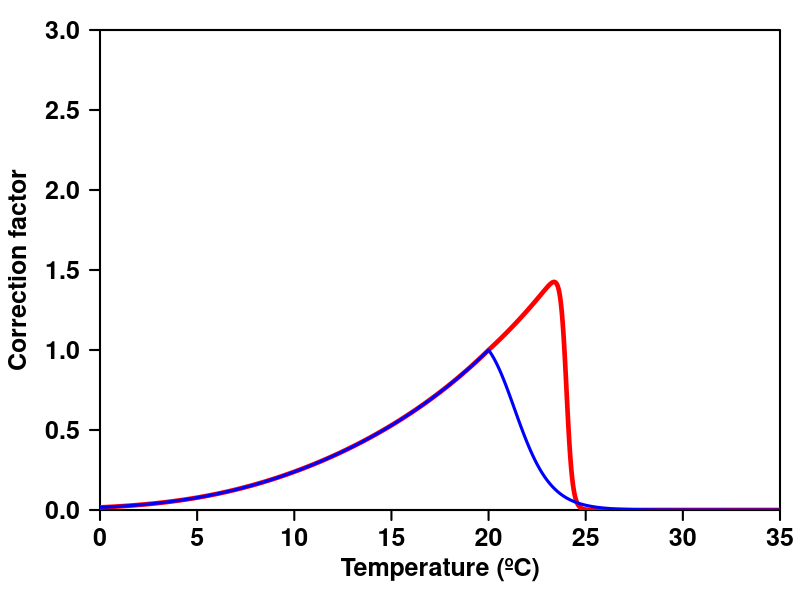

The R script that drew this image:
#=============================================================================#
# Name   : CT_curves_Engraulis_ringens
# Author : Jorge Flores-Valiente
# Date   : 
# Version:
# Aim    : Calculate and plot CT curve for DEB model
# URL    : 
#=============================================================================#
dirpath  <- 'C:/Users/jflores/Desktop/'
out_name <- 'CTcurves_Engraulis_ringens'

T_K    <- 273.15;     # Kelvin
T_ref  <- 20 + T_K;   # Kelvin
T_A    <- 9576

# Temperature range
Temp   <- seq(from = 0, to = 35, by = 0.01) + T_K; # Kelvin

text_size <- 1
CT_out <- matrix(data = NA, ncol = 4, nrow = length(Temp))
#=============================================================================#
#===================== Do not change anything from here ======================#
#=============================================================================#
png(filename = paste0(dirpath, out_name, '.png'), width = 850, height = 550, res = 120)
par(mar = c(4.5,5,1.5,1))
plot(Temp, type = 'n', axes = F, xlab = '', ylab = '', xaxs = 'i', yaxs = 'i', xlim = c(0,35), ylim = c(0,3))
axis(1, font = 2, lwd.ticks = 2, cex = 2, cex.axis = 1.5)
axis(2, font = 2, lwd.ticks = 2, cex = 2, cex.axis = 1.5, las = 2)
box(lwd = 2)
mtext(side = 1, line = 2.5, font = 2, cex = 1.5, text = 'Temperature (ºC)')
mtext(side = 2, line = 3.5, font = 2, cex = 1.5, text = 'Correction factor')

#===== CASE 2 =====#
# Parameters
T_L  <- 6 + T_K     # K Lower temp boundary
T_H  <- 24 + T_K    # K Upper temp boundary
T_A  <- T_A        # K Arrhenius temperature
T_AL <- 20000       # K Arrh. temp for lower boundary
T_AH <- 190000*3    # K Arrh. temp for upper boundary

s_A = exp(T_A/T_ref - T_A/Temp)  # Arrhenius factor

# 1-parameter correction factor
TC_1 = s_A

# 5-parameter correction factor
if(T_L > T_ref || T_H < T_ref){
  warning('Warning : invalid parameter combination, T_L > T_ref and/or T_H < T_ref\n')
}

s_L_ratio <- (1 + exp(T_AL/T_ref - T_AL/T_L)) / (1 + exp(T_AL/Temp - T_AL/T_L))
s_H_ratio <- (1 + exp(T_AH/T_H - T_AH/T_ref)) / (1 + exp(T_AH/T_H - T_AH/Temp))
TC_5      <- s_A * ((Temp <= T_ref) * s_L_ratio + (Temp > T_ref) * s_H_ratio)
TC_ring2  <- TC_5
lines(Temp - T_K, TC_5, lwd = 4.5, col = 'red')

# text(2.5, 2.8, adj = 0, font = 2, col = 'red', cex = text_size, bquote(paste('T'[L]*' = ',  .(T_L-T_K))))
# text(2.5, 2.5, adj = 0, font = 2, col = 'red', cex = text_size, bquote(paste('T'[H]*' = ',  .(T_H-T_K))))
# text(2.5, 2.2, adj = 0, font = 2, col = 'red', cex = text_size, bquote(paste('T'[A]*' = ',  .(T_A))))
# text(2.5, 1.9, adj = 0, font = 2, col = 'red', cex = text_size, bquote(paste('T'[AL]*' = ', .(T_AL))))
# text(2.5, 1.6, adj = 0, font = 2, col = 'red', cex = text_size, bquote(paste('T'[AH]*' = ', .(T_AH))))
# text(2.5, 1.3, adj = 0, font = 2, col = 'red', cex = text_size, bquote(paste('TC'[max]*' = ', .(Temp[which.max(TC_5)]-T_K))))

#===== CASE 1 =====#
# Parameters
T_L  <- 6 + T_K     # K Lower temp boundary
T_H  <- 21 + T_K    # K Upper temp boundary
T_A  <- T_A        # K Arrhenius temperature
T_AL <- 20000       # K Arrh. temp for lower boundary
T_AH <- 190000/2    # K Arrh. temp for upper boundary

s_A = exp(T_A/T_ref - T_A/Temp)  # Arrhenius factor

# 1-parameter correction factor
TC_1 = s_A

# 5-parameter correction factor
if(T_L > T_ref || T_H < T_ref){
  warning('Warning : invalid parameter combination, T_L > T_ref and/or T_H < T_ref\n')
}

s_L_ratio <- (1 + exp(T_AL/T_ref - T_AL/T_L)) / (1 + exp(T_AL/Temp - T_AL/T_L))
s_H_ratio <- (1 + exp(T_AH/T_H - T_AH/T_ref)) / (1 + exp(T_AH/T_H - T_AH/Temp))
TC_5      <- s_A * ((Temp <= T_ref) * s_L_ratio + (Temp > T_ref) * s_H_ratio)
TC_ring1  <- TC_5
lines(Temp - T_K, TC_5, lwd = 3.0, col = 'blue')

# text(27, 2.8, adj = 0, font = 2, col = 'blue', cex = text_size, bquote(paste('T'[L]*' = ',  .(T_L-T_K))))
# text(27, 2.5, adj = 0, font = 2, col = 'blue', cex = text_size, bquote(paste('T'[H]*' = ',  .(T_H-T_K))))
# text(27, 2.2, adj = 0, font = 2, col = 'blue', cex = text_size, bquote(paste('T'[A]*' = ',  .(T_A))))
# text(27, 1.9, adj = 0, font = 2, col = 'blue', cex = text_size, bquote(paste('T'[AL]*' = ', .(T_AL))))
# text(27, 1.6, adj = 0, font = 2, col = 'blue', cex = text_size, bquote(paste('T'[AH]*' = ', .(T_AH))))
# text(27, 1.3, adj = 0, font = 2, col = 'blue', cex = text_size, bquote(paste('TC'[max]*' = ', .(Temp[which.max(TC_5)]-T_K))))

# #===== CURVE 3 =====#
# # Parameters
# T_L  <- 6 + T_K    # K Lower temp boundary
# T_H  <- 17 + T_K   # K Upper temp boundary
# T_A  <- T_A        # K Arrhenius temperature
# T_AL <- 20000      # K Arrh. temp for lower boundary
# T_AH <- 190000 / 4 # K Arrh. temp for upper boundary
# 
# s_A = exp(T_A/T_ref - T_A/Temp)  # Arrhenius factor
# 
# # 1-parameter correction factor
# TC_1 = s_A
# 
# # 5-parameter correction factor
# if(T_L > T_ref || T_H < T_ref){
#   warning('Warning : invalid parameter combination, T_L > T_ref and/or T_H < T_ref\n')
# }
# 
# s_L_ratio <- (1 + exp(T_AL/T_ref - T_AL/T_L)) / (1 + exp(T_AL/Temp - T_AL/T_L))
# s_H_ratio <- (1 + exp(T_AH/T_H - T_AH/T_ref)) / (1 + exp(T_AH/T_H - T_AH/Temp))
# TC_5      <- s_A * ((Temp <= T_ref) * s_L_ratio + (Temp > T_ref) * s_H_ratio)
# lines(Temp - T_K, TC_5, lwd = 2.0, col = 'green')
# 
# text(27, 2.8, adj = 0, font = 2, col = 'blue', cex = text_size, bquote(paste('T'[L]*' = ',  .(T_L-T_K))))
# text(27, 2.5, adj = 0, font = 2, col = 'blue', cex = text_size, bquote(paste('T'[H]*' = ',  .(T_H-T_K))))
# text(27, 2.2, adj = 0, font = 2, col = 'blue', cex = text_size, bquote(paste('T'[A]*' = ',  .(T_A))))
# text(27, 1.9, adj = 0, font = 2, col = 'blue', cex = text_size, bquote(paste('T'[AL]*' = ', .(T_AL))))
# text(27, 1.6, adj = 0, font = 2, col = 'blue', cex = text_size, bquote(paste('T'[AH]*' = ', .(T_AH))))
# text(27, 1.3, adj = 0, font = 2, col = 'blue', cex = text_size, bquote(paste('TC'[max]*' = ', .(Temp[which.max(TC_5)]-T_K))))

dev.off()

CT_out[,1] <- TC_ring1
CT_out[,2] <- TC_ring2
CT_out[,3] <- Temp - T_K
CT_out[,4] <- 'E. ringens'
colnames(CT_out) <- c('Case1', 'Case2', 'Temp', 'sp')
ringens <- as.data.frame(CT_out)
#=============================================================================#
# END OF PROGRAM
#=============================================================================#
